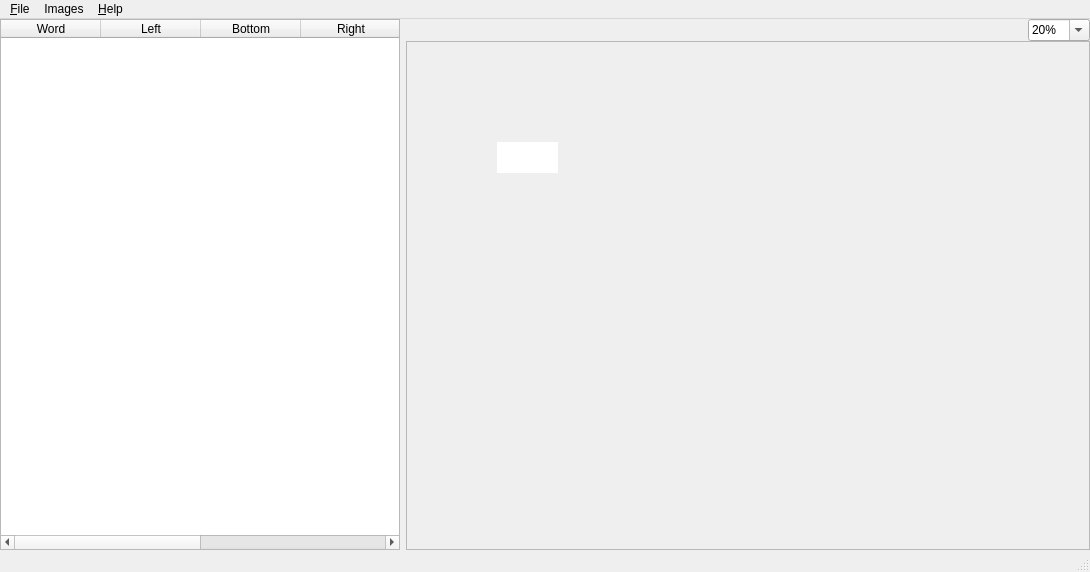
<?xml version="1.0" encoding="UTF-8"?>
<ui version="4.0">
 <class>boxeditorClass</class>
 <widget class="QMainWindow" name="boxeditorClass">
  <property name="geometry">
   <rect>
    <x>0</x>
    <y>0</y>
    <width>1090</width>
    <height>572</height>
   </rect>
  </property>
  <property name="acceptDrops">
   <bool>true</bool>
  </property>
  <property name="windowTitle">
   <string>boxeditor</string>
  </property>
  <widget class="QWidget" name="centralWidget">
   <layout class="QHBoxLayout" name="horizontalLayout_2">
    <property name="spacing">
     <number>6</number>
    </property>
    <property name="leftMargin">
     <number>0</number>
    </property>
    <property name="topMargin">
     <number>0</number>
    </property>
    <property name="rightMargin">
     <number>0</number>
    </property>
    <property name="bottomMargin">
     <number>0</number>
    </property>
    <item>
     <widget class="QTableWidget" name="tblWords">
      <property name="minimumSize">
       <size>
        <width>400</width>
        <height>0</height>
       </size>
      </property>
      <property name="maximumSize">
       <size>
        <width>400</width>
        <height>16777215</height>
       </size>
      </property>
      <property name="contextMenuPolicy">
       <enum>Qt::ActionsContextMenu</enum>
      </property>
      <property name="selectionMode">
       <enum>QAbstractItemView::ExtendedSelection</enum>
      </property>
      <property name="selectionBehavior">
       <enum>QAbstractItemView::SelectRows</enum>
      </property>
      <column>
       <property name="text">
        <string>Word</string>
       </property>
      </column>
      <column>
       <property name="text">
        <string>Left</string>
       </property>
      </column>
      <column>
       <property name="text">
        <string>Bottom</string>
       </property>
      </column>
      <column>
       <property name="text">
        <string>Right</string>
       </property>
      </column>
      <column>
       <property name="text">
        <string>Top</string>
       </property>
      </column>
      <column>
       <property name="text">
        <string>Page</string>
       </property>
      </column>
     </widget>
    </item>
    <item>
     <widget class="QWidget" name="widget" native="true">
      <layout class="QVBoxLayout" name="verticalLayout">
       <property name="spacing">
        <number>0</number>
       </property>
       <property name="leftMargin">
        <number>0</number>
       </property>
       <property name="topMargin">
        <number>0</number>
       </property>
       <property name="rightMargin">
        <number>0</number>
       </property>
       <property name="bottomMargin">
        <number>0</number>
       </property>
       <item>
        <widget class="QWidget" name="widget_2" native="true">
         <property name="maximumSize">
          <size>
           <width>16777215</width>
           <height>25</height>
          </size>
         </property>
         <layout class="QHBoxLayout" name="horizontalLayout">
          <property name="spacing">
           <number>0</number>
          </property>
          <property name="leftMargin">
           <number>0</number>
          </property>
          <property name="topMargin">
           <number>0</number>
          </property>
          <property name="rightMargin">
           <number>0</number>
          </property>
          <property name="bottomMargin">
           <number>0</number>
          </property>
          <item>
           <spacer name="horizontalSpacer">
            <property name="orientation">
             <enum>Qt::Horizontal</enum>
            </property>
            <property name="sizeHint" stdset="0">
             <size>
              <width>40</width>
              <height>20</height>
             </size>
            </property>
           </spacer>
          </item>
          <item>
           <widget class="QComboBox" name="zoom">
            <property name="editable">
             <bool>true</bool>
            </property>
            <property name="currentText">
             <string>100%</string>
            </property>
            <item>
             <property name="text">
              <string>20%</string>
             </property>
            </item>
            <item>
             <property name="text">
              <string>50%</string>
             </property>
            </item>
            <item>
             <property name="text">
              <string>75%</string>
             </property>
            </item>
            <item>
             <property name="text">
              <string>100%</string>
             </property>
            </item>
            <item>
             <property name="text">
              <string>150%</string>
             </property>
            </item>
            <item>
             <property name="text">
              <string>200%</string>
             </property>
            </item>
            <item>
             <property name="text">
              <string>300%</string>
             </property>
            </item>
            <item>
             <property name="text">
              <string>400%</string>
             </property>
            </item>
            <item>
             <property name="text">
              <string>500%</string>
             </property>
            </item>
            <item>
             <property name="text">
              <string>600%</string>
             </property>
            </item>
            <item>
             <property name="text">
              <string>700%</string>
             </property>
            </item>
            <item>
             <property name="text">
              <string>800%</string>
             </property>
            </item>
           </widget>
          </item>
         </layout>
        </widget>
       </item>
       <item>
        <widget class="QScrollArea" name="img_view">
         <property name="widgetResizable">
          <bool>true</bool>
         </property>
         <widget class="QWidget" name="scrollAreaWidgetContents">
          <property name="geometry">
           <rect>
            <x>0</x>
            <y>0</y>
            <width>682</width>
            <height>509</height>
           </rect>
          </property>
          <widget class="QLabel" name="box">
           <property name="geometry">
            <rect>
             <x>90</x>
             <y>100</y>
             <width>61</width>
             <height>31</height>
            </rect>
           </property>
           <property name="styleSheet">
            <string notr="true">background-color: rgb(255, 255, 255);</string>
           </property>
           <property name="text">
            <string/>
           </property>
           <property name="alignment">
            <set>Qt::AlignCenter</set>
           </property>
          </widget>
         </widget>
        </widget>
       </item>
      </layout>
     </widget>
    </item>
   </layout>
  </widget>
  <widget class="QMenuBar" name="menuBar">
   <property name="geometry">
    <rect>
     <x>0</x>
     <y>0</y>
     <width>1090</width>
     <height>21</height>
    </rect>
   </property>
   <widget class="QMenu" name="menu_File">
    <property name="title">
     <string>&amp;File</string>
    </property>
    <addaction name="actionOpen"/>
    <addaction name="actionOpenFolder"/>
    <addaction name="actionSave"/>
    <addaction name="separator"/>
    <addaction name="actionExit"/>
   </widget>
   <widget class="QMenu" name="menu_Help">
    <property name="title">
     <string>&amp;Help</string>
    </property>
    <addaction name="action_About"/>
   </widget>
   <widget class="QMenu" name="menuImages">
    <property name="title">
     <string>Images</string>
    </property>
   </widget>
   <addaction name="menu_File"/>
   <addaction name="menuImages"/>
   <addaction name="menu_Help"/>
  </widget>
  <widget class="QStatusBar" name="statusBar"/>
  <action name="actionOpen">
   <property name="text">
    <string>&amp;Open Image</string>
   </property>
  </action>
  <action name="action_About">
   <property name="text">
    <string>&amp;About</string>
   </property>
  </action>
  <action name="actionSave">
   <property name="text">
    <string>&amp;Save</string>
   </property>
  </action>
  <action name="actionExit">
   <property name="text">
    <string>&amp;Exit</string>
   </property>
  </action>
  <action name="actionOpenFolder">
   <property name="text">
    <string>Open Folder...</string>
   </property>
  </action>
 </widget>
 <layoutdefault spacing="6" margin="11"/>
 <resources>
  <include location="boxeditor.qrc"/>
 </resources>
 <connections/>
</ui>
